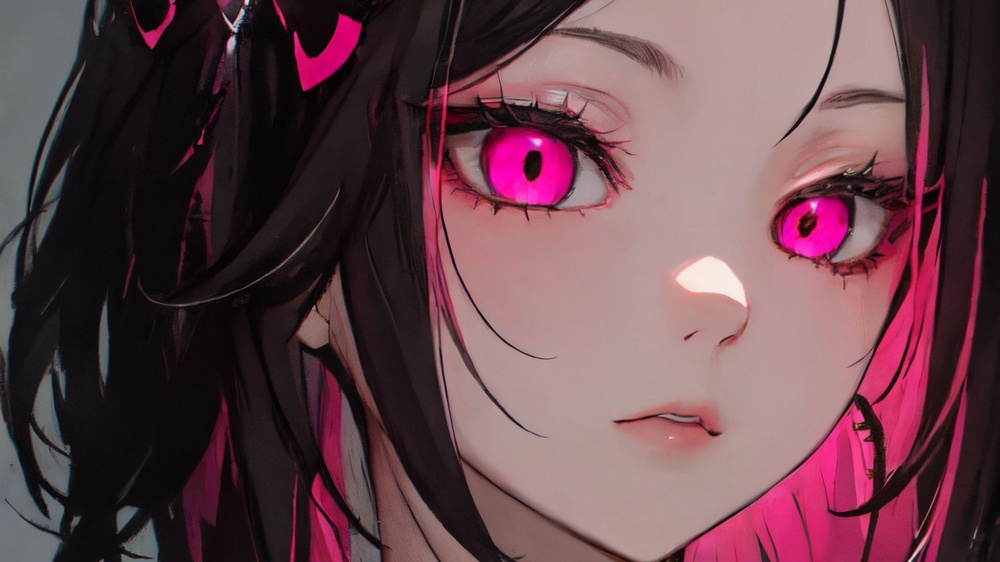
//> input picture images/im1920_1.jpg, 1000 x 562 px, shrunk from 1920 x 1080 before the run
$ ./lab2_opencv   (built with g++ and OpenCV 4)
//> lines starting //> are read from the running program, lines starting //| are printed output that depends on the picture
#include <iostream>
#include <opencv2/core/core.hpp>
#include <opencv2/highgui/highgui.hpp>
#include <chrono>
using namespace cv;
using namespace std;

int main()
{
    Mat image1 = imread("im1920_1.jpg");
//> image1 is the input picture: 562 rows x 1000 cols, CV_8UC3; mean B, G, R 76.1, 68.4, 101.7
    Mat image2 = imread("im1920_2.jpg");
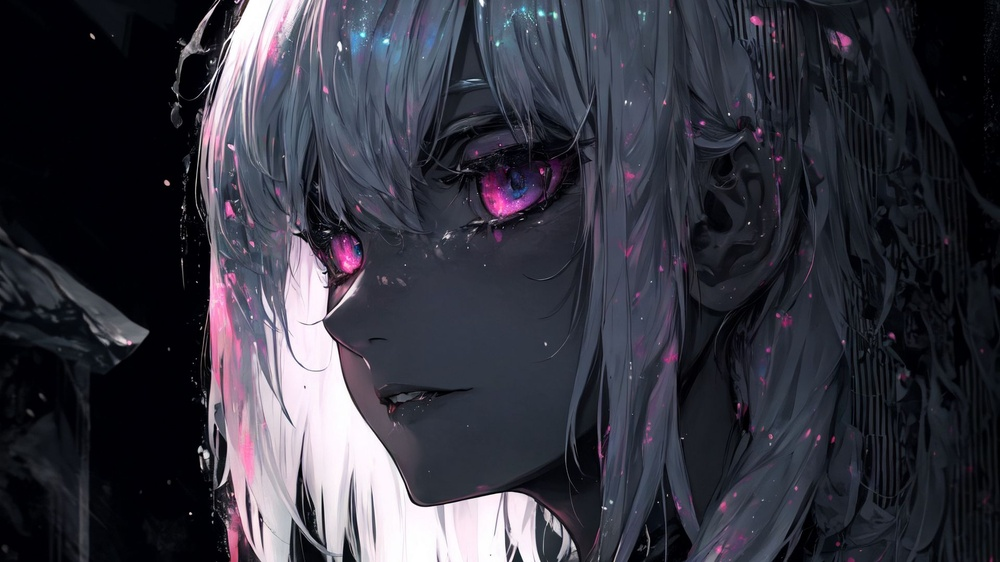
//> input picture images/im1920_2.jpg, 1000 x 562 px, shrunk from 1920 x 1080 before the run
//> image2 is the input picture: 562 rows x 1000 cols, CV_8UC3; mean B, G, R 63.7, 53.2, 53.4

    if (image1.empty() || image2.empty())
    {
        std::cerr << "Failed to load images." << std::endl;
        return 1;
    }

    if (image1.size() != image2.size())
    {
        std::cerr << "Images must have the same dimensions." << std::endl;
        return 1;
    }

    auto t1 = chrono::high_resolution_clock::now();
    Mat result;
    add(image1, image2, result);
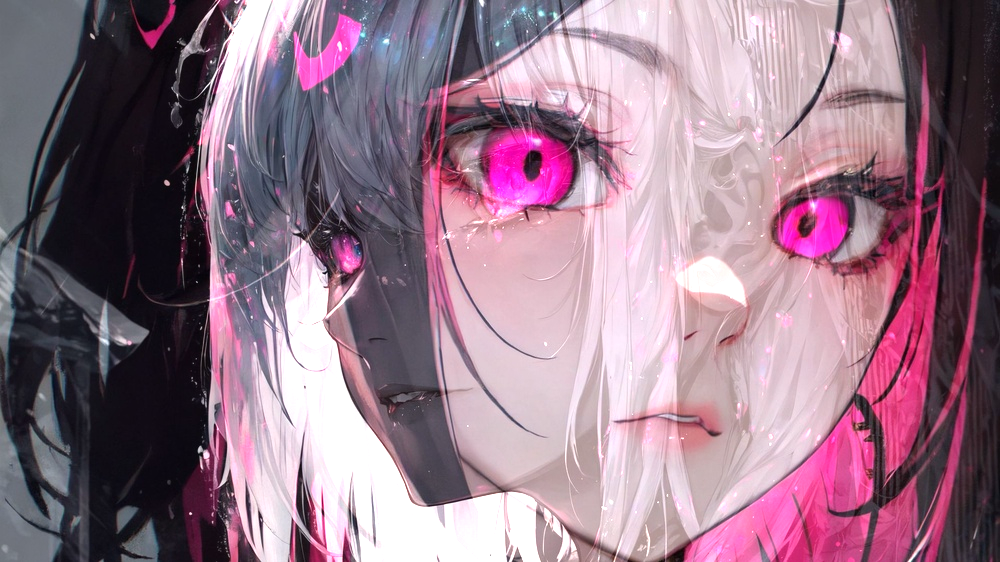
//> result: 562 rows x 1000 cols, CV_8UC3; mean B, G, R 137.2, 119.8, 149.9
    auto t2 = chrono::high_resolution_clock::now();
    auto duration_neon = chrono::duration_cast<chrono::microseconds>(t2 - t1).count();
    cout << "estimated_time" << endl;
    cout << duration_neon << " us" << endl;

    Mat result2;
    subtract(image1, image2, result2);
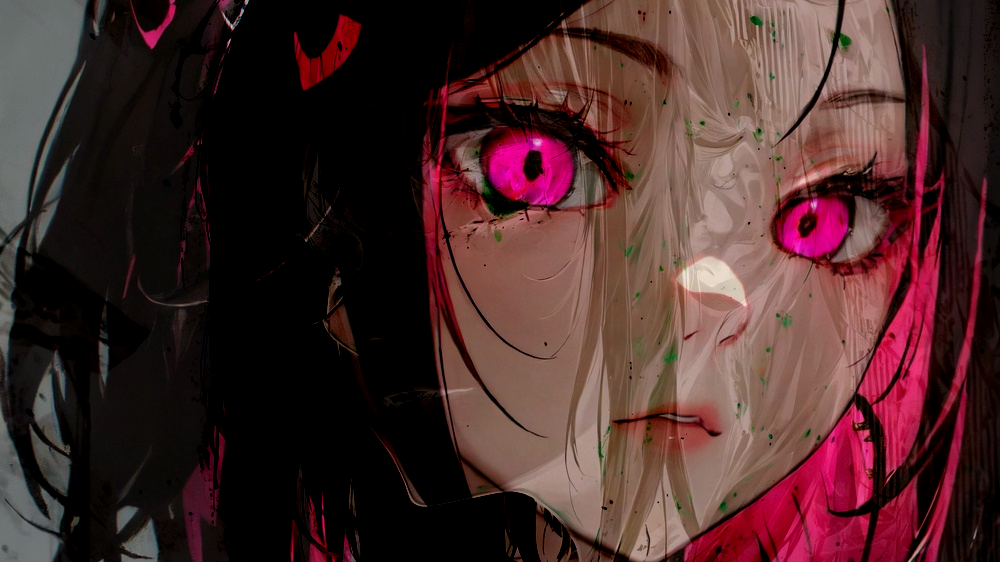
//> result2: 562 rows x 1000 cols, CV_8UC3; mean B, G, R 41.2, 41.9, 71

    imshow("Image 1", image1);
    imshow("Image 2", image2);
    imshow("Summed Image", result);
    imshow("Raznitsa image", result2);

    waitKey(0);

    return 0;
}
